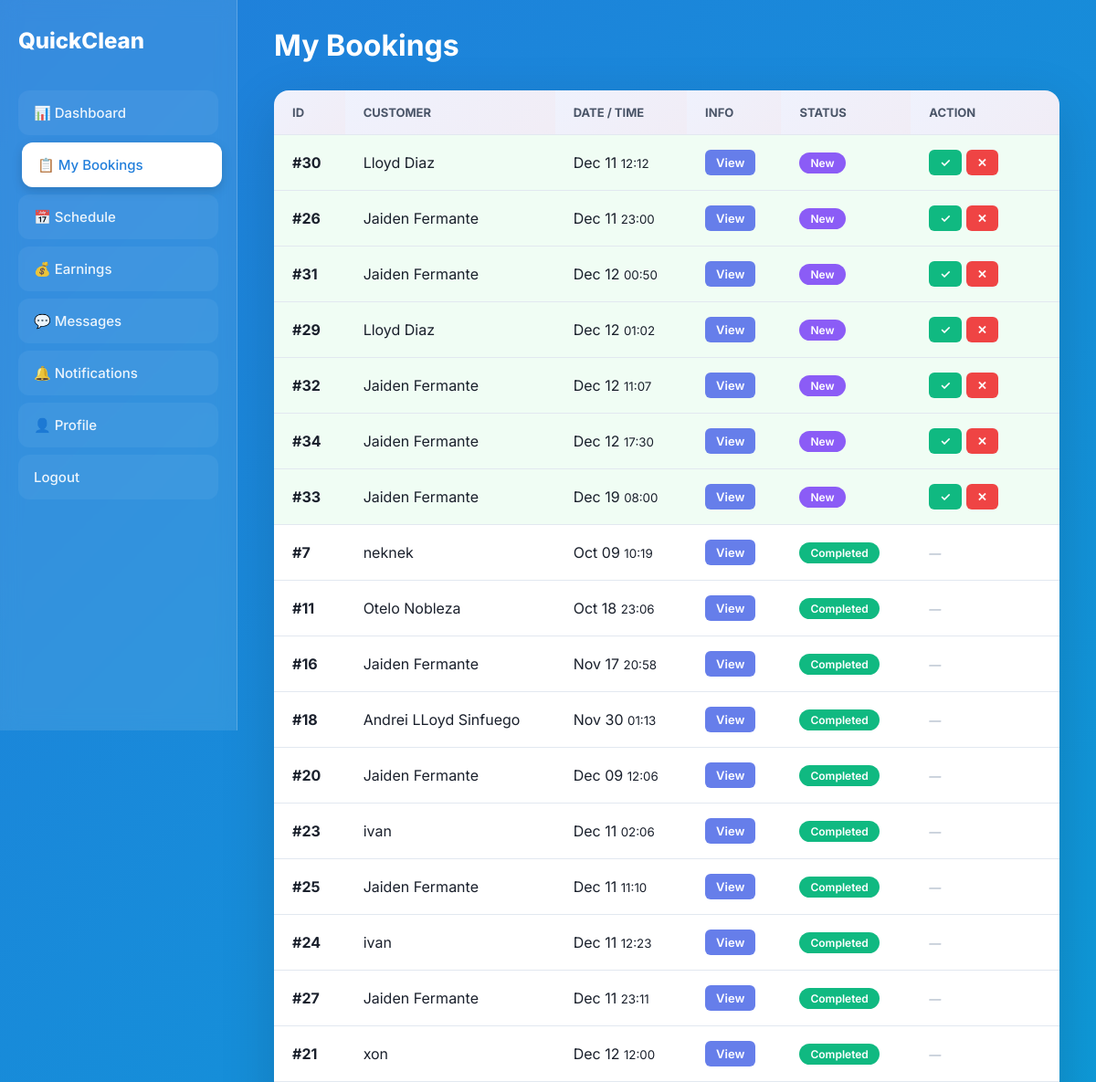
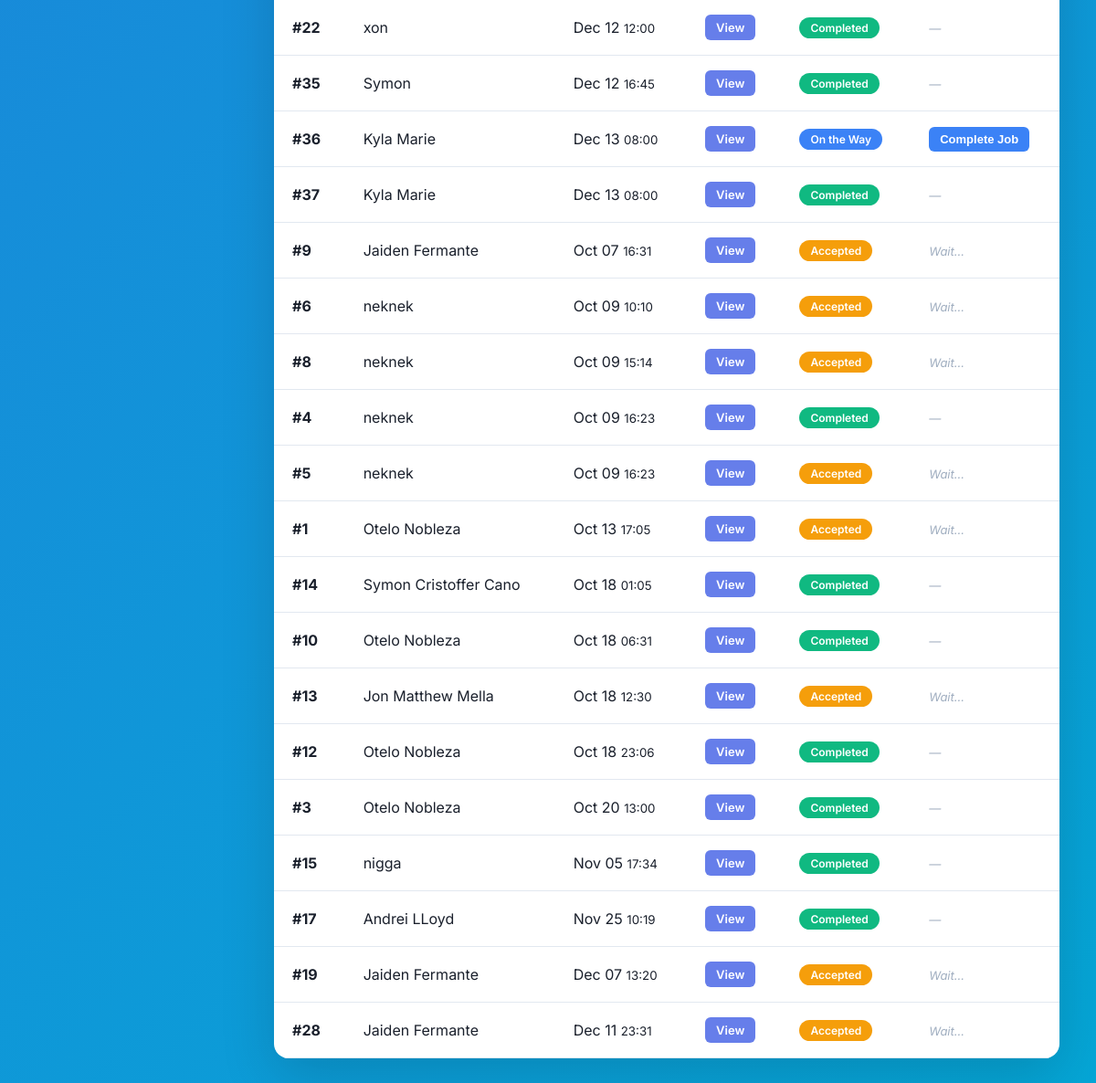
Screenshot of /Cleaner/assigned.php with the database file from the repository (2 pictures, top to bottom).
### tables this page shows
CREATE TABLE `bookings` (
  `booking_id` int(11) NOT NULL,
  `user_id` int(11) NOT NULL,
  `service_id` int(11) NOT NULL,
  `service_name` varchar(100) NOT NULL,
  `price` decimal(10,2) DEFAULT NULL,
  `date` date NOT NULL,
  `time` varchar(50) DEFAULT NULL,
  `extras` text DEFAULT NULL,
  `name` varchar(100) NOT NULL,
  `phone` varchar(20) NOT NULL,
  `email` varchar(100) DEFAULT NULL,
  `address` text NOT NULL,
  `notes` text DEFAULT NULL,
  `status` enum('pending','accepted','declined') DEFAULT 'pending',
  `created_at` timestamp NULL DEFAULT current_timestamp()
);

CREATE TABLE `transactions` (
  `transaction_id` int(11) NOT NULL,
  `booking_id` int(11) NOT NULL,
  `customer_name` varchar(100) NOT NULL,
  `service_name` varchar(100) NOT NULL,
  `date` date NOT NULL,
  `time` varchar(50) DEFAULT NULL,
  `address` text DEFAULT NULL,
  `phone` varchar(20) DEFAULT NULL,
  `email` varchar(100) DEFAULT NULL,
  `status` enum('on the way','completed') DEFAULT 'on the way',
  `action_date` timestamp NULL DEFAULT current_timestamp(),
  `proof_image` varchar(255) DEFAULT NULL,
  `completed_at` timestamp NULL DEFAULT NULL
);

### Cleaner/assigned.php (the view, shortened to what this page needs)
<?php
$host = "localhost";
$user = "root";
$pass = "";
$db   = "quickclean";
$conn = mysqli_connect($host, $user, $pass, $db);
$sql = "SELECT b.booking_id, b.name, b.date, b.time, b.status AS booking_status,
               t.status AS transaction_status
        FROM bookings b
        LEFT JOIN transactions t ON b.booking_id = t.booking_id
        ORDER BY
            CASE WHEN b.status = 'pending' THEN 1
                 WHEN b.status = 'accepted' THEN 2
                 ELSE 3 END,
            b.date, b.time";
$result = mysqli_query($conn, $sql);
?>
<!DOCTYPE html>
<html lang="en">
<head>
</head>
<body>
<div class="wrapper">
  <div class="sidebar" id="sidebar">
      <div class="sidebar-logo">
        QuickClean
      </div>
      <div class="nav-item"><a href="dashboard.php">📊 Dashboard</a></div>
      <div class="nav-item"><a href="assigned.php" class="active">📋 My Bookings</a></div>
      <div class="nav-item"><a href="schedule.php">📅 Schedule</a></div>
      <div class="nav-item"><a href="earnings.php">💰 Earnings</a></div>
      <div class="nav-item"><a href="cleaner_messages.php">💬 Messages</a></div>
      <div class="nav-item"><a href="cleaner-notification.php">🔔 Notifications</a></div>
      <div class="nav-item"><a href="profile.php">👤 Profile</a></div>
      <div class="nav-item"><a href="logout.php">Logout</a></div>
  </div>
  <div class="content">
    <div class="header">
      <h1>My Bookings</h1>
    </div>
    <div class="card">
      <div class="table-responsive">
        <table class="table">
          <thead>
            <tr>
              <th>ID</th>
              <th>Customer</th>
              <th>Date / Time</th>
              <th>Info</th>
              <th>Status</th>
              <th>Action</th>
            </tr>
          </thead>
          <tbody>
            <?php
            if (mysqli_num_rows($result) > 0) {
                while ($row = mysqli_fetch_assoc($result)) {
                    $rowClass = ($row['booking_status'] == 'pending') ? "class='highlight-new'" : "";
                    echo "<tr $rowClass>";
                    echo "<td><strong>#".$row['booking_id']."</strong></td>";
                    echo "<td>".htmlspecialchars($row['name'])."</td>";
                    echo "<td>".date('M d', strtotime($row['date']))." <small>".$row['time']."</small></td>";
                    echo "<td><a class='btn btn-info' href='bookingdetails.php?booking=".$row['booking_id']."'>View</a></td>";
                    echo "<td>";
                    if ($row['booking_status'] == 'pending') {
                        echo "<span class='status new-booking'>New</span>";
                    } elseif ($row['transaction_status'] == NULL) {
                        echo "<span class='status awaiting'>Accepted</span>";
                    } elseif ($row['transaction_status'] == "on the way") {
                        echo "<span class='status ontheway'>On the Way</span>";
                    } elseif ($row['transaction_status'] == "completed") {
                        echo "<span class='status completed'>Completed</span>";
                    } else {
                        echo "<span class='status awaiting'>Pending</span>";
                    }
                    echo "</td>";
                    echo "<td>";
                    if ($row['booking_status'] == 'pending' ||
                        ($row['booking_status'] == 'accepted' && $row['transaction_status'] == NULL)) {
                        echo "<div class='action-group'>";
                        echo "<a class='btn btn-accept' href='accept_booking.php?id=".$row['booking_id']."'>✓</a>";
                        echo "<a class='btn btn-decline' href='decline_booking.php?id=".$row['booking_id']."'>✕</a>";
                        echo "</div>";
                    } elseif ($row['transaction_status'] == "on the way") {
                        echo "<button class='btn btn-update' onclick='openCompleteModal(".$row['booking_id'].")'>Complete Job</button>";
                    } elseif ($row['transaction_status'] == "completed") {
                        echo "<span class='no-action'>—</span>";
                    } else {
                        echo "<span class='no-action'>Wait...</span>";
                    }
                    echo "</td>";
                    echo "</tr>";
                }
            } else {
                echo "<tr><td colspan='6' style='text-align:center;padding:40px;color:#a0aec0;'>No bookings found.</td></tr>";
            }
            ?>
          </tbody>
        </table>
      </div>
    </div>
  </div>
</div>
</body>
</html>

### Cleaner/assigned.php (style rules this page uses)
:root { --primary-grad: linear-gradient(135deg, #217edbff 0%, #05a6d6ff 100%); --glass-bg: rgba(255, 255, 255, 0.1); --glass-border: rgba(255, 255, 255, 0.2); --text-dark: #1a202c; --text-light: #ffffff; }
* { margin: 0; padding: 0; box-sizing: border-box; }
body { font-family: 'Inter', sans-serif; background: var(--primary-grad); color: var(--text-dark); min-height: 100vh; overflow-x: hidden; }
.wrapper { display: flex; min-height: 100vh; position: relative; }
.sidebar { width: 260px; background: var(--glass-bg); backdrop-filter: blur(10px); border-right: 1px solid var(--glass-border); padding: 30px 20px; color: white; height: 100vh; position: sticky; top: 0; z-index: 50; transition: transform 0.3s ease; }
.sidebar-logo { font-size: 24px; font-weight: 800; margin-bottom: 40px; color: white; display: flex; justify-content: space-between; align-items: center; }
.nav-item { margin: 8px 0; }
.nav-item a { display: flex; align-items: center; gap: 12px; background: rgba(255, 255, 255, 0.05); padding: 14px 16px; border-radius: 12px; text-decoration: none; color: rgba(255, 255, 255, 0.9); font-size: 15px; font-weight: 500; transition: all 0.2s ease; border: 1px solid transparent; }
.nav-item a:hover, .nav-item a.active { background: white; color: #217edb; transform: translateX(4px); box-shadow: 0 4px 12px rgba(0, 0, 0, 0.15); }
.content { flex: 1; padding: 30px 40px; width: 100%; max-width: 100vw; }
.header { margin-bottom: 30px; display: flex; align-items: center; gap: 15px; }
.header h1 { color: white; font-size: 32px; font-weight: 700; }
.card { background: white; border-radius: 16px; box-shadow: 0 20px 60px rgba(0, 0, 0, 0.15); padding: 0; overflow: hidden; animation: fadeIn 0.5s ease; }
.table-responsive { width: 100%; overflow-x: auto; -webkit-overflow-scrolling: touch; }
.table { width: 100%; border-collapse: collapse; min-width: 800px; }
.table th, .table td { padding: 16px 20px; text-align: left; border-bottom: 1px solid #e2e8f0; white-space: nowrap; }
.table th { background: linear-gradient(135deg, rgba(102, 126, 234, 0.1) 0%, rgba(118, 75, 162, 0.1) 100%); font-weight: 700; color: #4a5568; font-size: 13px; text-transform: uppercase; }
.table tbody tr.highlight-new { background: #f0fdf4; }
.status { padding: 4px 12px; border-radius: 20px; color: white; font-size: 12px; font-weight: 600; display: inline-block; }
.status.new-booking { background: #8b5cf6; }
.status.awaiting { background: #f59e0b; }
.status.ontheway { background: #3b82f6; }
.status.completed { background: #10b981; }
.btn { padding: 6px 12px; border-radius: 6px; font-size: 13px; font-weight: 600; text-decoration: none; color: white; border: none; cursor: pointer; display: inline-flex; align-items: center; justify-content: center; transition: transform 0.2s; }
.btn-info { background: #667eea; }
.btn-accept { background: #10b981; }
.btn-decline { background: #ef4444; }
.btn-update { background: #3b82f6; }
.action-group { display: flex; gap: 5px; }
.no-action { color: #a0aec0; font-style: italic; font-size: 13px; }

### rows the page displays
bookings: booking_id "30", name "Lloyd Diaz", date "Dec 11", time "12:12", status "New"
bookings: booking_id "26", name "Jaiden Fermante", date "Dec 11", time "23:00", status "New"
bookings: booking_id "31", name "Jaiden Fermante", date "Dec 12", time "00:50", status "New"
bookings: booking_id "29", name "Lloyd Diaz", date "Dec 12", time "01:02", status "New"
bookings: booking_id "32", name "Jaiden Fermante", date "Dec 12", time "11:07", status "New"
bookings: booking_id "34", name "Jaiden Fermante", date "Dec 12", time "17:30", status "New"
bookings: booking_id "33", name "Jaiden Fermante", date "Dec 19", time "08:00", status "New"
transactions: booking.booking_id "7", booking.name "neknek", booking.date "Oct 09", booking.time "10:19", status "Completed"
transactions: booking.booking_id "11", booking.name "Otelo Nobleza", booking.date "Oct 18", booking.time "23:06", status "Completed"
transactions: booking.booking_id "16", booking.name "Jaiden Fermante", booking.date "Nov 17", booking.time "20:58", status "Completed"
transactions: booking.booking_id "18", booking.name "Andrei LLoyd Sinfuego", booking.date "Nov 30", booking.time "01:13", status "Completed"
transactions: booking.booking_id "20", booking.name "Jaiden Fermante", booking.date "Dec 09", booking.time "12:06", status "Completed"
transactions: booking.booking_id "23", booking.name "ivan", booking.date "Dec 11", booking.time "02:06", status "Completed"
transactions: booking.booking_id "25", booking.name "Jaiden Fermante", booking.date "Dec 11", booking.time "11:10", status "Completed"
transactions: booking.booking_id "24", booking.name "ivan", booking.date "Dec 11", booking.time "12:23", status "Completed"
transactions: booking.booking_id "27", booking.name "Jaiden Fermante", booking.date "Dec 11", booking.time "23:11", status "Completed"
transactions: booking.booking_id "21", booking.name "xon", booking.date "Dec 12", booking.time "12:00", status "Completed"
transactions: booking.booking_id "22", booking.name "xon", booking.date "Dec 12", booking.time "12:00", status "Completed"
transactions: booking.booking_id "35", booking.name "Symon", booking.date "Dec 12", booking.time "16:45", status "Completed"
transactions: booking.booking_id "36", booking.name "Kyla Marie", booking.date "Dec 13", booking.time "08:00", status "On the Way"
transactions: booking.booking_id "37", booking.name "Kyla Marie", booking.date "Dec 13", booking.time "08:00", status "Completed"
bookings: booking_id "9", name "Jaiden Fermante", date "Oct 07", time "16:31", status "Accepted"
bookings: booking_id "6", name "neknek", date "Oct 09", time "10:10", status "Accepted"
bookings: booking_id "8", name "neknek", date "Oct 09", time "15:14", status "Accepted"
transactions: booking.booking_id "4", booking.name "neknek", booking.date "Oct 09", booking.time "16:23", status "Completed"
bookings: booking_id "5", name "neknek", date "Oct 09", time "16:23", status "Accepted"
bookings: booking_id "1", name "Otelo Nobleza", date "Oct 13", time "17:05", status "Accepted"
transactions: booking.booking_id "14", booking.name "Symon Cristoffer Cano", booking.date "Oct 18", booking.time "01:05", status "Completed"
transactions: booking.booking_id "10", booking.name "Otelo Nobleza", booking.date "Oct 18", booking.time "06:31", status "Completed"
bookings: booking_id "13", name "Jon Matthew Mella", date "Oct 18", time "12:30", status "Accepted"
transactions: booking.booking_id "12", booking.name "Otelo Nobleza", booking.date "Oct 18", booking.time "23:06", status "Completed"
transactions: booking.booking_id "3", booking.name "Otelo Nobleza", booking.date "Oct 20", booking.time "13:00", status "Completed"
transactions: booking.booking_id "15", booking.name "nigga", booking.date "Nov 05", booking.time "17:34", status "Completed"
transactions: booking.booking_id "17", booking.name "Andrei LLoyd", booking.date "Nov 25", booking.time "10:19", status "Completed"
bookings: booking_id "19", name "Jaiden Fermante", date "Dec 07", time "13:20", status "Accepted"
bookings: booking_id "28", name "Jaiden Fermante", date "Dec 11", time "23:31", status "Accepted"
